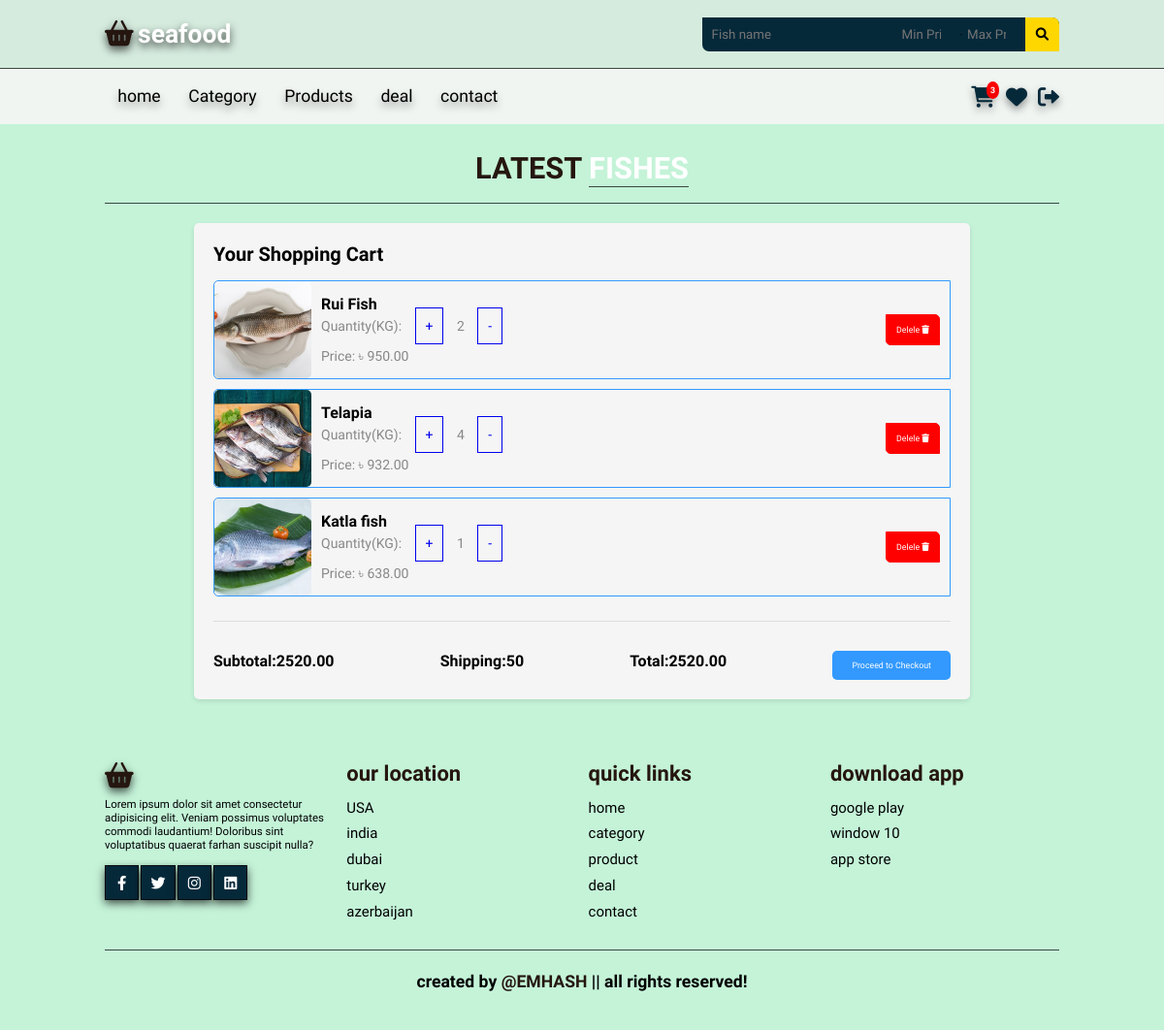
Page /cart/ (signed in) on the earlier database version.
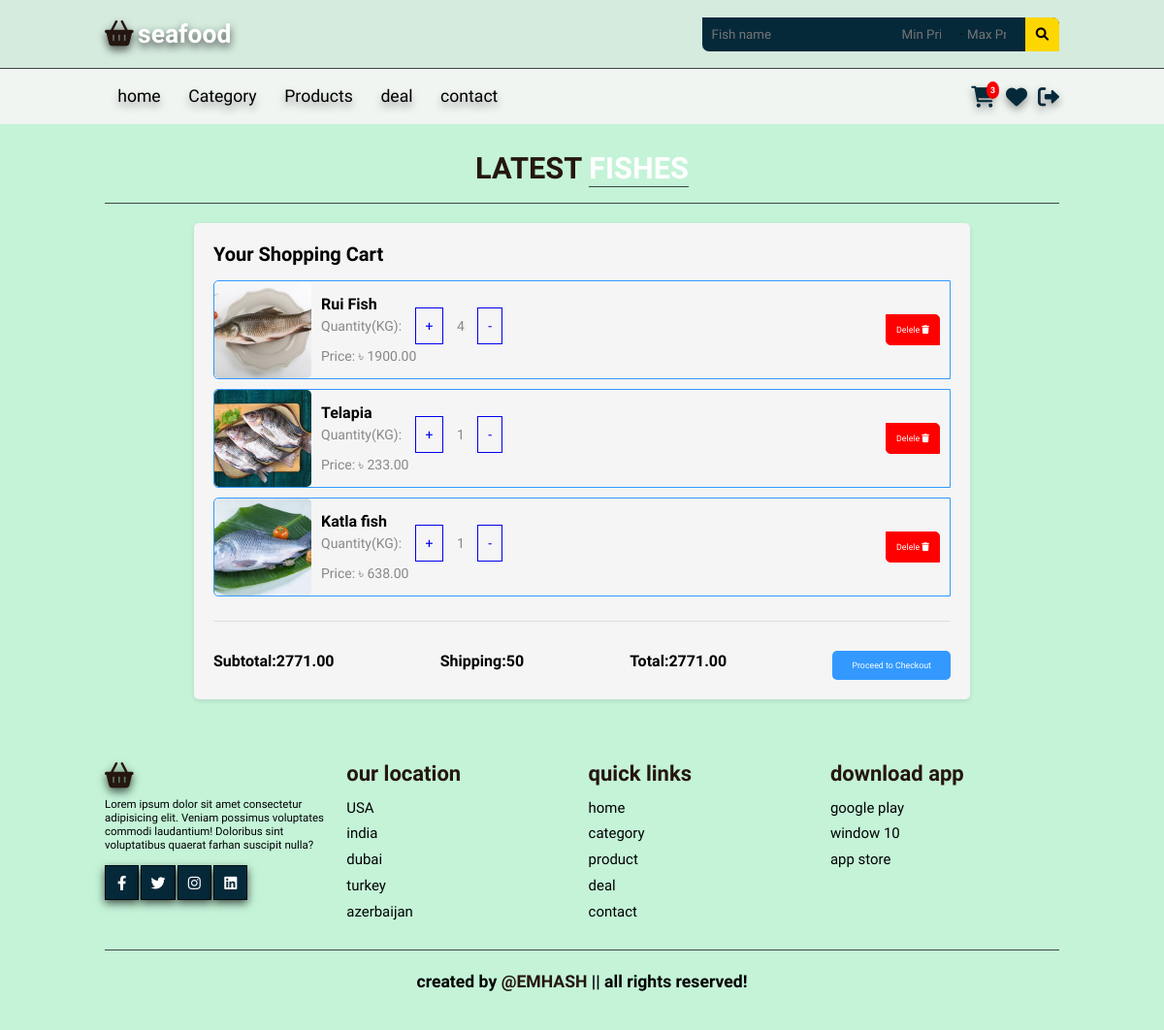
Same page on the later database version.
### users/models.py (models this page shows, shortened)
class User(AbstractBaseUser, PermissionsMixin):
    email = models.EmailField(unique=True, null=False)
    is_staff = models.BooleanField(
        gettext_lazy('I am staff'),
        default=False,
    help_text = gettext_lazy('If the user is admin stuff of this site then can see admin panel')
    )
    is_active = models.BooleanField(
        gettext_lazy('account active'),
        default=True,
        help_text=gettext_lazy('A user should be treated as active. Admin can unselect this instead of deleting accounts')
    )
    ROLE_CHOICES = (
        ('admin', 'Admin'),
        ('customer', 'Customer'),
    )
    role = models.CharField(
        max_length=20,
        choices=ROLE_CHOICES,
        default='admin',
    )
    USERNAME_FIELD = 'email'
    objects = MyCustomManager()

class CommonBaseModel(models.Model):
    uid = models.UUIDField(primary_key=True, default= uuid.uuid4, editable=False)
    created_at = models.DateTimeField(auto_now_add=True)
    updated_at = models.DateTimeField(auto_now=True)
    class Meta:
        abstract = True

class Profile(CommonBaseModel):
    user = models.OneToOneField(User, on_delete=models.CASCADE, related_name='profile')
    details_filled = models.BooleanField(default=False)
    image = models.ImageField(upload_to="UserImages",default="default.jpg")
    age = models.DateField(auto_now=False, auto_now_add=False, null=True)
    address = models.CharField( max_length=500,null=True)

### market/models.py (models this page shows, shortened)
class CommonBaseModel(models.Model):
    uid = models.UUIDField(primary_key=True, default= uuid.uuid4, editable=False)
    created_at = models.DateTimeField(auto_now_add=True)
    updated_at = models.DateTimeField(auto_now=True)
    class Meta:
        abstract = True

class CartItem(CommonBaseModel):
    user = models.ForeignKey(Profile, on_delete=models.CASCADE)
    fish = models.ForeignKey(Fish, on_delete=models.CASCADE)
    quantity = models.IntegerField(default=1)
    purchased = models.BooleanField(default=False)
    def subtotal(self):
        return self.fish.discounted_price() * self.quantity

class Fish(CommonBaseModel):
    name = models.CharField(max_length=100)
    image = models.ImageField(upload_to="Fishes")
    price = models.DecimalField(max_digits=10, decimal_places=2)
    category = models.ForeignKey(Category, on_delete=models.CASCADE)
    discount = models.DecimalField(max_digits=5, decimal_places=2, blank=True, null=True)
    def discounted_price(self):
        if self.discount:
            return self.price - self.discount
        else:
            return self.price

class Order(CommonBaseModel):
    user = models.ForeignKey(Profile, on_delete=models.CASCADE)
    ordered_items = models.ManyToManyField(CartItem)
    payment = models.BooleanField(default=False)
    payment_id = models.CharField( max_length=300, null=True,blank=True)
    order_id = models.UUIDField(default= uuid.uuid4)
    def get_total(self):
        total = 0
        for item in self.ordered_items.all():
            total += item.subtotal()
        return total

### market/views.py (the view)
# urls.py: path("cart/", views.cart, name="cart" ),
@login_required()
def cart(request):
    profile = request.user.profile # as it is one to one field
    if Order.objects.filter(user = request.user.profile, payment=False).exists():
        cart_items = CartItem.objects.filter(user = profile, purchased = False)
        ordered = Order.objects.filter(user = profile, payment = False).first()
        context ={
            "cart":cart_items,
            "orders":ordered,
        }
        return render(request, "frontend/cart.html", context)
    else:
        print("You have no order.")
    return redirect("homepage")

### market/templatetags/common.py (called while the page is built)
@register.filter
def cart_data(user):
    if Order.objects.filter(user = user, payment=False).exists():
        carts = CartItem.objects.filter(user=user, purchased = False)
    else:
        carts = None
    if carts:
        item = carts.count()
        return item
    else:
        item = 0
        return item

### templates/frontend/cart.html (shortened to what this page needs)
{% extends "frontend/base/base.html" %}
{% load static %}
{% block css %}
<link rel="stylesheet" href="{% static "css/cart.css" %}">
{% endblock css %}
{% block content %}
<section class="product" id="product">
    <h1 class="heading">latest <span>Fishes</span></h1>
    <div  class="cart-container">
      <h2 class="cart-title">Your Shopping Cart</h2>
      <div class="cart-items-wrapper">
        {% for the_item in cart %}
        <div class="cart-item">
          <img src="{{the_item.fish.image.url}}" alt="Fish Image" class="cart-item-image">
          <div class="cart-item-details">
            <h3 class="cart-item-name">{{the_item.fish.name}}</h3>
            <div class="quantiy">
              <p class="cart-item-quantity">Quantity(KG):
                 <a href="{% url "cart_plus" the_item.uid %}" class="plus">+</a>
                {{the_item.quantity}}
                <a href="{% url "cart_minus" the_item.uid %}" class="minus"> - </a>
            </div>
            <p class="cart-item-price">Price: <span class="item-price"> &#2547 {{the_item.subtotal}} </span></p>
          </div>
          <a href="" class="delete">Delele  <i class="fas fa-trash"></i></a>
        </div>
        {% endfor %}
      </div>
      <div class="cart-totals-wrapper">
        <div class="cart-subtotal">
          <span class="subtotal-label">Subtotal:{{orders.get_total}}</span>
        </div>
        <div class="cart-shipping-cost">
          <span class="shipping-cost-label">Shipping:50</span>
        </div>
        <div class="cart-total">
          <span class="total-label">Total:{{orders.get_total }}</span>
        </div>
        <a href="#" class="cart-checkout-btn">Proceed to Checkout</a>
      </div>
    </div>
  </section>
{% endblock content %}

### templates/frontend/base/base.html (shortened to what this page needs)
{% load common %}
{% load static %}
<!DOCTYPE html>
<html lang="en">
  <head>
    <link rel="stylesheet" href="https://cdnjs.cloudflare.com/ajax/libs/font-awesome/6.0.0-beta3/css/all.min.css">
    <link rel="stylesheet" href="{% static "css/style.css" %}">
    {% block css %}{% endblock css %}
  </head>
  <body>
    <header>
      <div class="header1">
        <a href="#" class="logo"><i class="fas fa-shopping-basket"></i>seafood</a>
        <form action="/products/?" >
          <div class="search-local">
            <input class="input1" name = "name" type="text" placeholder="Fish name">
            <input class="input2"  type="number" name="price_min"  placeholder="Min Price"><span>-</span>
            <input class="input2" type="number" name="price_max" placeholder="Max Price">
            <button type="submit">
              <i class="fas fa-search"> </i>
            </button>
          </div>
        </form>
      </div>
      <div class="header2">
        <nav class="navbar">
          <a href="{% url "homepage" %}">home</a>
          <a href="#category">Category</a>
          <a href="{% url "products" %}">Products</a>
          <a href="#deal">deal</a>
          <a href="#contact">contact</a>
        </nav>
        <div class="icons">
          <a href="{% url "cart" %}" class="fas fa-shopping-cart"><span>{{ request.user.profile | cart_data }}</span></a>
          <a href="#" class="fas fa-heart">{% if fav_item %}<span>{{fav_item}}</span>{% endif %}</a>
          {% if user.is_authenticated %}
          <a href="{% url "logout_view" %}" class="fas fa-sign-out-alt"></a>
          {% else %}
          <a href="{% url "loginpage" %}" class="fas fa-user-circle"></a>
          {% endif %}
        </div>
      </div>
    </header>
    {% block content %}{% endblock content %}
    <section class="footer">
      <div class="box-container">
        <div class="box">
          <a href="" class="logo"><i class="fas fa-shopping-basket"></i></a>
          <p>Lorem ipsum dolor sit amet consectetur adipisicing elit. Veniam possimus voluptates commodi laudantium!
            Doloribus sint voluptatibus quaerat farhan suscipit nulla?
          </p>
          <div class="share">
            <a href="#" class="btn fab fa-facebook-f"></a>
            <a href="#" class="btn fab fa-twitter"></a>
            <a href="#" class="btn fab fa-instagram"></a>
            <a href="#" class="btn fab fa-linkedin"></a>
          </div>
        </div>
        <div class="box">
          <h3>our location</h3>
          <div class="links">
            <a href="#">USA</a>
            <a href="#">india</a>
            <a href="#">dubai</a>
            <a href="#">turkey</a>
            <a href="#">azerbaijan</a>
          </div>
        </div>
        <div class="box">
          <h3>quick links</h3>
          <div class="links">
            <a href="#">home</a>
            <a href="#">category</a>
            <a href="#">product</a>
            <a href="#">deal</a>
            <a href="#">contact</a>
          </div>
        </div>
        <div class="box">
          <h3>download app</h3>
          <div class="links">
            <a href="#">google play</a>
            <a href="#">window 10</a>
            <a href="#">app store</a>
          </div>
        </div>
      </div>
      <h1 class="credit"> created by <span> @EMHASH </span> || all rights reserved! </h1>
    </section>
  </body>
</html>

### static/css/style.css (style rules this page uses)
:root { --green:#c4f3d8; --black:#251610; --darkgreen:#06293a; }
body { background: var(--green); }
* { font-family: 'Nunito', sans-serif; margin: 0; padding: 0; box-sizing: border-box; outline: none; border: none; text-decoration: none; transition: all .2s linear; }
html { font-size: 62.5%; overflow-x: hidden; scroll-padding-top: 6.5rem; scroll-behavior: smooth; }
section { padding: 2rem 9%; }
.search-local { background-color: var(--darkgreen); padding-left: 10px; border-bottom-left-radius: 7px; border-top-right-radius: 7.5px; display: flex; height: 35px; align-items: center; }
.search-local input { color: #fff; background-color: var(--darkgreen); height: 20px; }
.search-local button { background-color: gold; border-top-right-radius: 7px; height: 35px; width: 35px; cursor: pointer; }
.search-local input[type="number"] { width: 55px; height: 20px; margin: 5px; }
.btn { display:inline-block; margin-top:1rem; background: var(--darkgreen); color: #fff; padding: .8rem 3rem; font-size:1.7rem; text-align:center; cursor: pointer; box-shadow: 0 0.5rem 1rem rgba(0,0,0,0.7); border:0.1rem solid rgba(0,0,0,0.7); }
.heading { text-align: center; color: var(--black); text-transform: uppercase; padding:1rem; font-size: 3.5rem; padding-bottom:2rem; border-bottom: 0.1rem solid rgba(0,0,0,0.7); }
.heading span { color: #ffffff; text-transform: uppercase; border-bottom: 0.1rem solid rgba(0,0,0,0.7); }
.header1 { background:#d5ebde; display:flex; align-items: center; justify-content: space-between; padding:2rem 9%; border-bottom: 0.1rem solid rgba(0,0,0,0.7); }
.logo { color: #ffffff; font-weight: bold; font-size: 3rem; text-shadow: 0 0.5rem 1rem rgba(0, 0, 0, 0.7); }
.logo i { padding-right: .5rem; color: var(--black); text-shadow: 0 0.5rem 1rem rgba(0, 0, 0, 0.7); }
.header2 { background:rgba(245, 245, 245, 0.904); display: flex; align-items: center; justify-content:space-between; padding:2rem 9%; position: relative; }
.header2 .navbar a { padding:.5rem 1.5rem; font-size: 2rem; border-radius: .5rem; color: black; text-shadow: 0 0.5rem 1rem rgba(0, 0, 0, 0.4); }
.header2 .icons { position: relative; }
.header2 .icons a { font-size: 2.5rem; color: var(--darkgreen); padding-left: 1rem; text-shadow: 0 0.5rem 1rem rgba(0, 0, 0, 0.4); position: relative; }
.header2 .icons span { position: absolute; top: -0.5rem; right: -0.5rem; background-color: red; color: white; border-radius: 50%; padding: 0.5rem; font-size: 1rem; }
.footer .box-container { display: flex; gap:1.5rem; flex-wrap: wrap; }
.footer .box-container .box { padding:1rem 0; flex: 1 1 25rem; }
.footer .box-container .box .share a { padding: 0; height:4rem; width: 4rem; line-height: 4rem; text-align: center; }
.footer .box-container .box h3 { font-size: 2.5rem; color: var(--black); }
.footer .box-container .box p { font-size: 1.3rem; color:#000; padding: .7rem 0; }
.footer .box-container .box .links { padding: 1rem 0; }
.footer .box-container .box .links a { display:block; padding: .5rem 0; font-size: 1.7rem; color: #000; }
.footer .credit { padding: 2.5rem 1rem; border-top:.1rem solid rgba(0,0,0,0.7); margin-top: 1rem; text-align:center; font-size: 2rem; }
.footer .credit span { color:var(--black); }
@media (max-width:1200px) { html { font-size: 55%; } }

Differences in the rows shown:
changed CartItem "Rui Fish": quantity "2" → "4"; subtotal "950.00" → "1900.00"
changed CartItem "Telapia": quantity "4" → "1"; subtotal "932.00" → "233.00"
changed Order: get_total "2520.00" → "2771.00"
